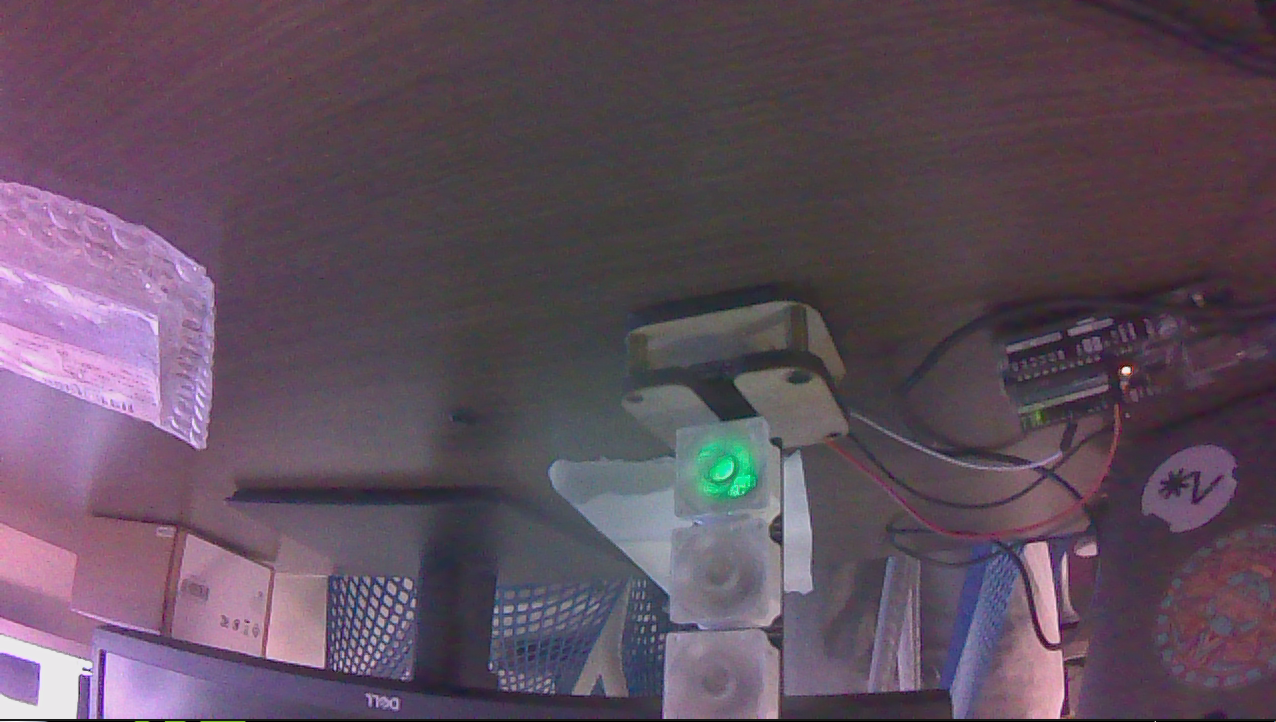
#> input picture TrafficSignalsDetection/footage/imgSemaphore2_Green.png, 1276 x 722 px, given in place of the camera
$ python pruebaCamCircles2.py
#> lines starting #> are read from the running program, lines starting #| are printed output that depends on the picture; after the words box and inside, x2 and y2 are one past the last pixel; in counts of white or black regions, pixels touching at a corner belong together
import cv2
import numpy as np

def detect_circles(image, color_mask, color_name, detected_colors):
    # Convert image to grayscale to enhance line detection
    gray = cv2.cvtColor(image, cv2.COLOR_BGR2GRAY)

    # Apply median blur to reduce noise in the grayscale image
    gray_blurred = cv2.medianBlur(gray, 5)

    # Apply Canny edge detector on the blurred grayscale image
    edged = cv2.Canny(gray_blurred, 75, 250)

    # Applying Hough Circle Transform
    circles = cv2.HoughCircles(edged, cv2.HOUGH_GRADIENT, 1, 20, param1=50, param2=30, minRadius=0, maxRadius=50)
    if circles is not None:
        circles = np.uint16(np.around(circles))
        # Filter to keep only the largest circle if more than three are found
        if len(circles[0, :]) > 3:
            circles = [max(circles[0, :], key=lambda x: x[2])]
        detected_colors[color_name] += len(circles[0, :])
        for i in circles[0, :]:
            # Draw the outer circle
            cv2.circle(image, (i[0], i[1]), i[2], (255, 255, 255), 2)
            # Draw the center of the circle
            cv2.circle(image, (i[0], i[1]), 2, (255, 255, 255), 3)
    return image

def main():
    cap = cv2.VideoCapture(0)
    while(True):
        ret, frame = cap.read()
#> frame is the input picture: shape (722, 1276, 3); mean B, G, R 93.4, 78.5, 95.7
        if not ret:
            break

        # Convert to HSV color space for color masking
        hsv = cv2.cvtColor(frame, cv2.COLOR_BGR2HSV)
#> hsv: shape (722, 1276, 3); mean H, S, V 135.6, 57.5, 100.7
        detected_colors = {'red': 0, 'yellow': 0, 'green': 0}

        # Define color ranges and apply mask
        # Red color
        lower_red = np.array([136, 87, 111])
        upper_red = np.array([180, 255, 255])
        mask_red = cv2.inRange(hsv, lower_red, upper_red)
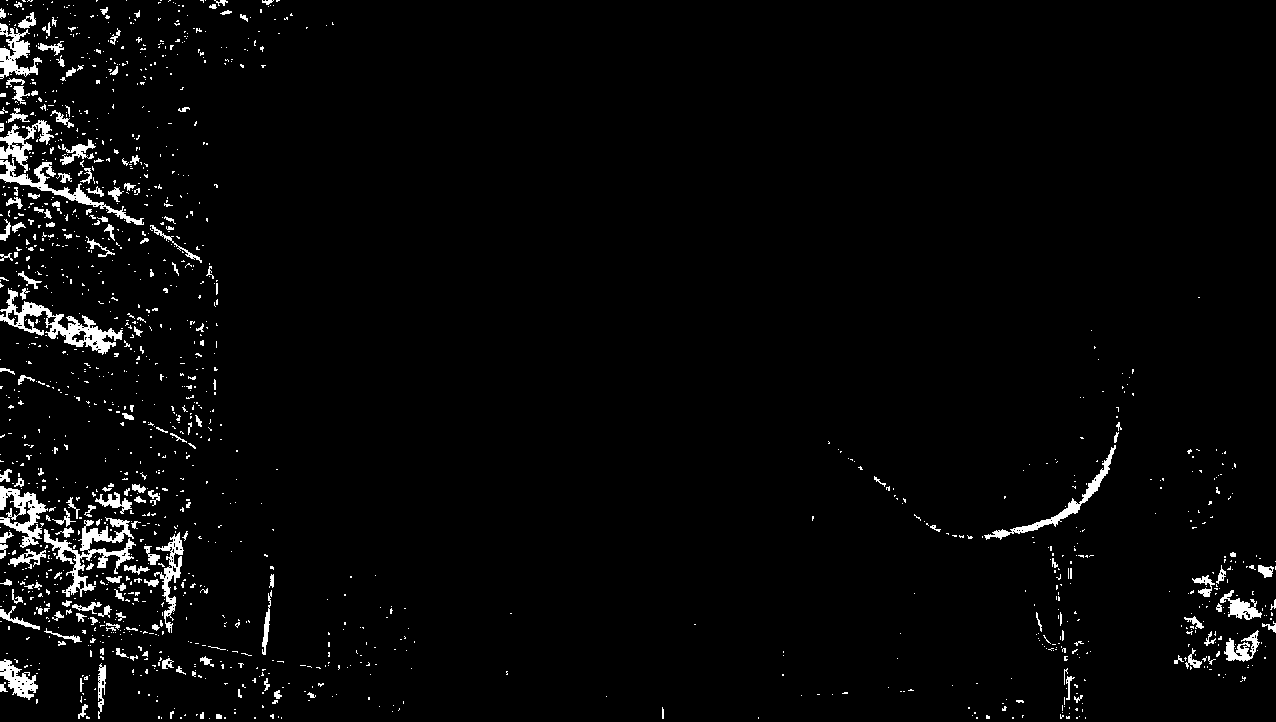
#> mask_red: shape (722, 1276); 3% white; 1440 white regions (1257 under 20 px), largest, box (x1, y1, x2, y2) and area: (0, 288, 123, 355) 2046, (44, 517, 136, 597) 1965, (0, 158, 144, 225) 1283

        # Yellow color
        lower_yellow = np.array([20, 100, 100])
        upper_yellow = np.array([30, 255, 255])
        mask_yellow = cv2.inRange(hsv, lower_yellow, upper_yellow)
#> mask_yellow: shape (722, 1276); every value is 0

        # Green color
        lower_green = np.array([0, 100, 0])
        upper_green = np.array([150, 255, 178])
        mask_green = cv2.inRange(hsv, lower_green, upper_green)
#> mask_green: shape (722, 1276); 1.9% white; 984 white regions (799 under 20 px), largest, box (x1, y1, x2, y2) and area: (938, 542, 995, 692) 2283, (694, 435, 752, 487) 1123, (696, 454, 760, 502) 498

        # Detect circles for each color
        frame = detect_circles(frame, mask_red, 'red', detected_colors)
#> in detect_circles, `edged = cv2.Canny(gray_blurred, 75, 250)`:
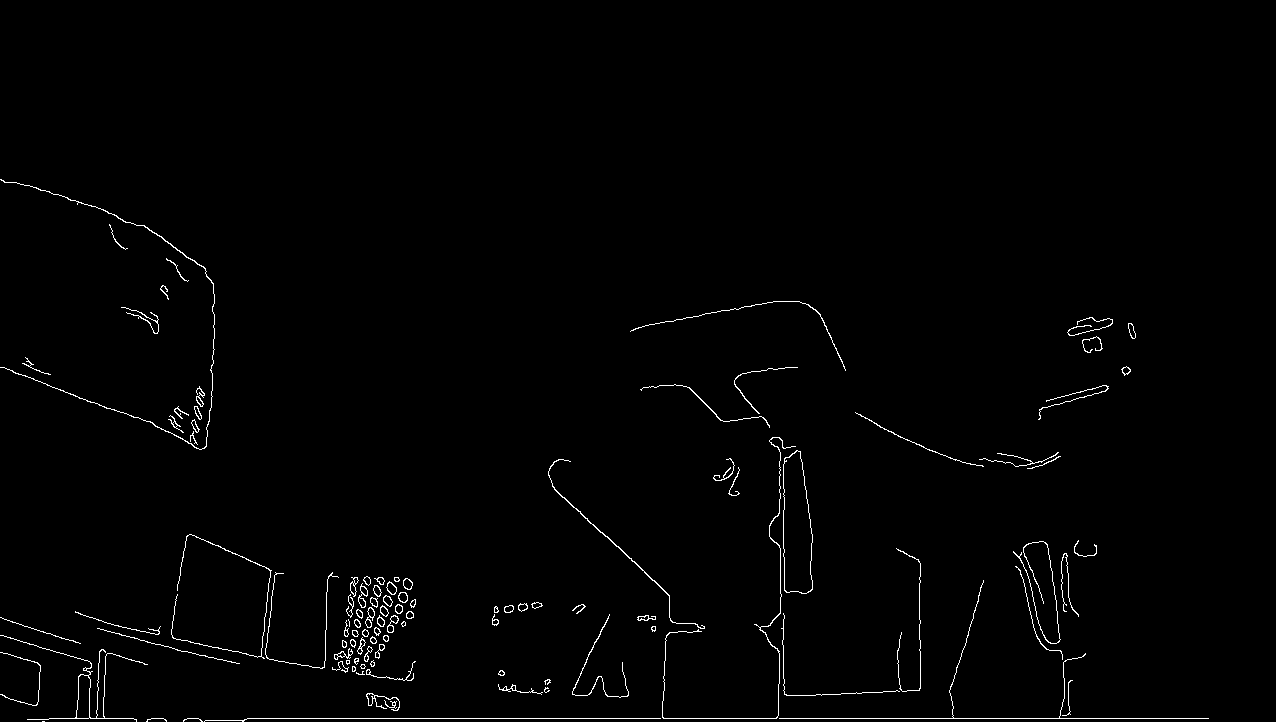
#> edged: shape (722, 1276); 1.1% white in thin lines or dots, all inside (x1, y1, x2, y2) = (0, 179, 1209, 722)
#> in detect_circles, `circles = cv2.HoughCircles(edged, cv2.HOUGH_GRADIENT, 1, 20, param1=50..`: circles = [[363.5, 610.5, 17.2]]
#> in detect_circles, `circles = np.uint16(np.around(circles))`: circles = [[364, 610, 17]]
#> the loop in detect_circles, `for i in circles[0, :]:` made 1 pass
#> after the loop in detect_circles, `for i in circles[0, :]:`:
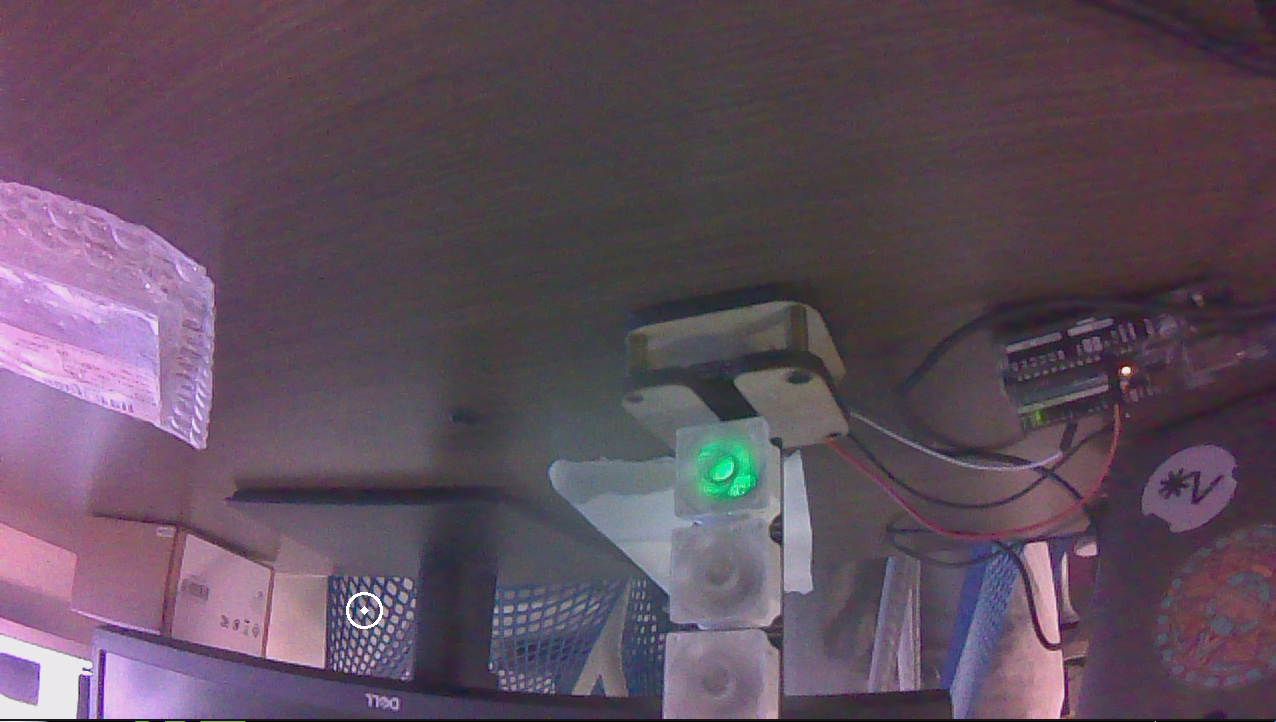
#> image: shape (722, 1276, 3); 0.04% of pixels changed, all inside (x1, y1, x2, y2) = (346, 592, 383, 629)
        frame = detect_circles(frame, mask_yellow, 'yellow', detected_colors)
#> call 2 of detect_circles, with color_name = 'yellow'
#> in detect_circles (call 2), `circles = cv2.HoughCircles(edged, cv2.HOUGH_GRADIENT, 1, 20, param1=50..`: circles = [[382.5, 658.5, 19.4]]
#> in detect_circles (call 2), `circles = np.uint16(np.around(circles))`: circles = [[382, 658, 19]]
#> the loop in detect_circles (call 2), `for i in circles[0, :]:` made 1 pass
#> after the loop in detect_circles (call 2), `for i in circles[0, :]:`:
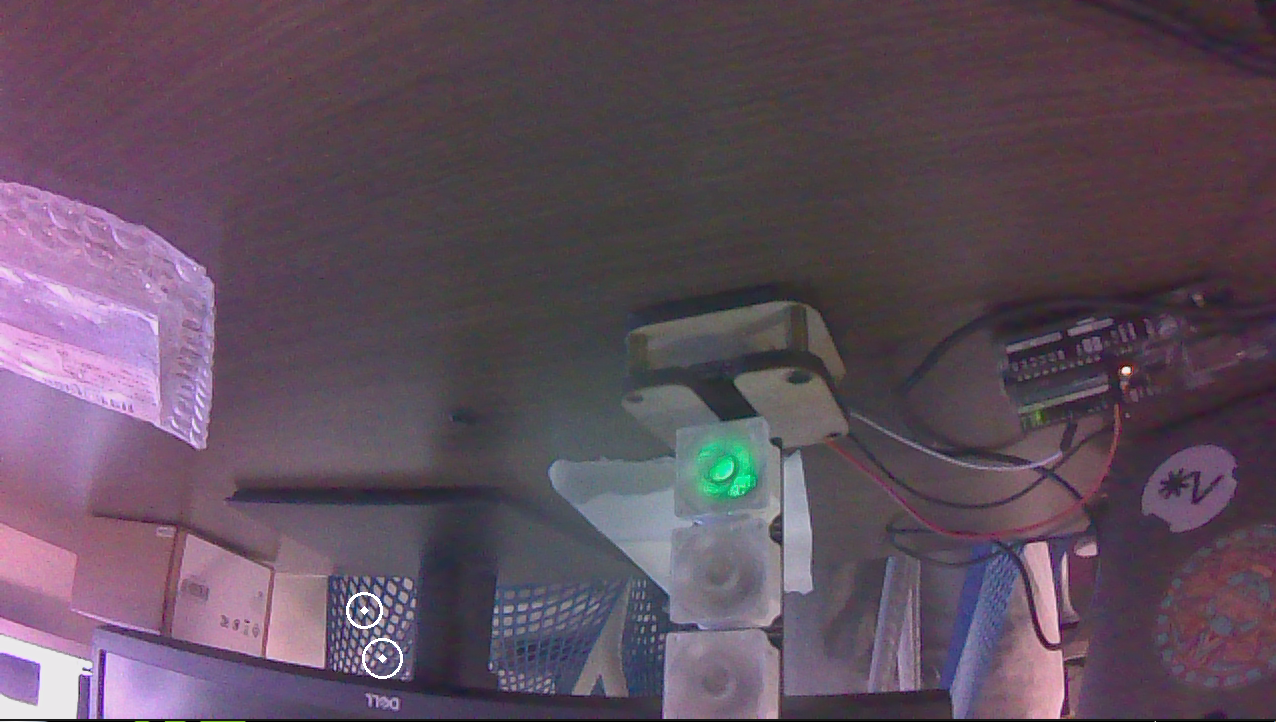
#> image: shape (722, 1276, 3); 0.04% of pixels changed, all inside (x1, y1, x2, y2) = (362, 638, 403, 679)
        frame = detect_circles(frame, mask_green, 'green', detected_colors)
#> after the loop in detect_circles (call 3), `for i in circles[0, :]:`: image: shape (722, 1276, 3); 0.03% of pixels changed, all inside (x1, y1, x2, y2) = (372, 644, 405, 677)

        # Determine which color has the most circles
        if max(detected_colors.values()) > 0:  # Ensure there's at least one circle detected
            traffic_state = max(detected_colors, key=detected_colors.get)
            print(f"Traffic Light is {traffic_state.upper()}")
        else:
            print("No traffic light detected.")

        # Display the resulting frame
        cv2.imshow('Traffic Light Detection', frame)

        if cv2.waitKey(1) & 0xFF == ord('q'):
#> (key q is pressed here)
            break

    cap.release()
    cv2.destroyAllWindows()

if __name__ == "__main__":
    main()
